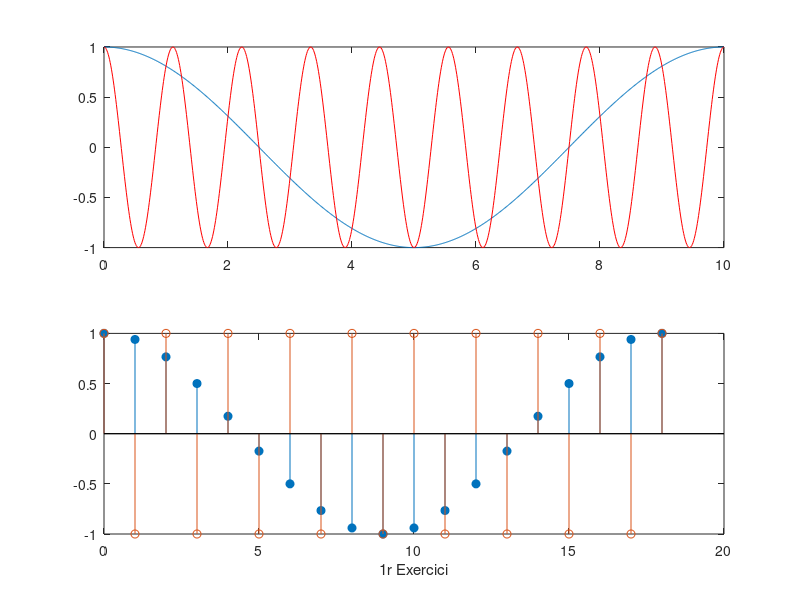

The MATLAB source for this figure:
clear all
close all

t=0:0.01:10;
n=0:18;                     
% exemple de aliasing 
% fs=1.0; n=0:10;    aqui es produeix aliasing
% fs=1.8;  n=0:18;    quins valors no produiran aliasing?

fs=1.8;
f1=0.1;
y1=cos(2*pi*f1*t);
y2=cos(2.0*pi*f1*n/fs); % si que cumpleix Nyquist  fs >> f

f2=0.9;
y3=cos(2*pi*f2*t);
y4=cos(2.0*pi*f2*n/fs); % SI cumpleix Nyquist  fs = 2*f 

subplot(2,1,1)
plot(t,y1)
hold on; plot(t,y3,'r');hold off
subplot(2,1,2)
stem(n,y2,'filled')
hold on; stem(n,y4); hold off
xlabel('1r Exercici')
